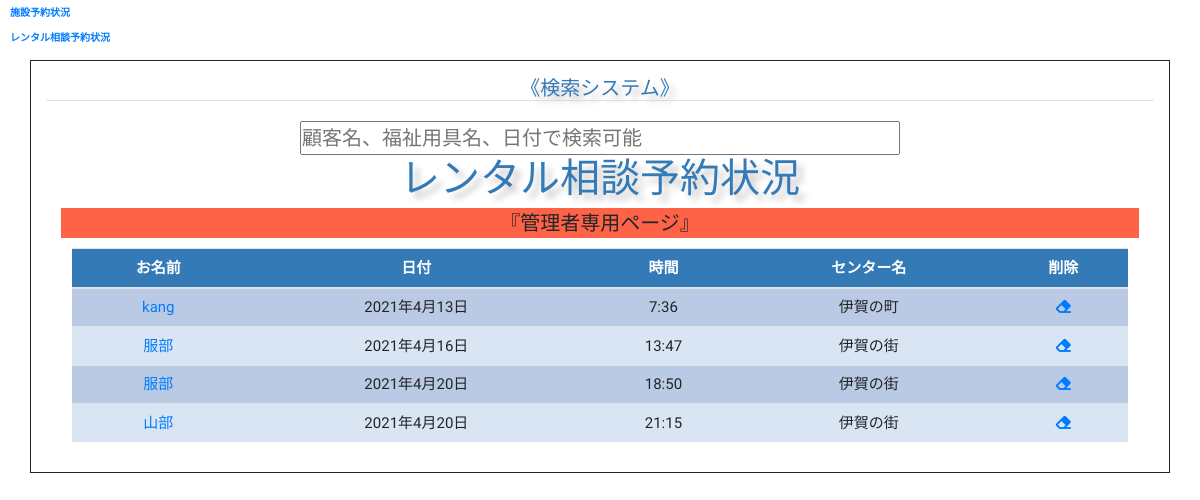
The app's page /search/ with its own data.
### hq/models.py (models this page shows, shortened)
class Book(models.Model):
    user=models.ForeignKey(User,on_delete=models.CASCADE)
    date = models.DateField(max_length=50)
    time = models.TimeField(max_length=50)
    facility = models.CharField(max_length=50)
    location = models.CharField(max_length=50)
    class Meta:
        ordering = ['date','time']

### hq/views.py (the view)
# urls.py: path('search/', SearchResultsView.as_view(), name='search_results'),
class SearchResultsView(ListView):
    model = Book
    template_name = 'hq/bookDetail.html'
    def get_queryset(self):
        query = self.request.GET.get('q')
        if query:
            object_list = Book.objects.filter(
                Q(user__username__icontains=query) | Q(facility__icontains=query)| Q(date__icontains=query)
            )
        else:
            object_list = Book.objects.all()
        return object_list

### hq/templates/hq/bookDetail.html (shortened to what this page needs)
{% extends 'hq/base.html' %}
{% load crispy_forms_tags %}
{% block content %}
<nav>
    <ul>
		<li class="nav-item"><a href="{% url 'qsearch'%}" class="nav-link font-weight-bold">施設予約状況</a></li>
		<li class="nav-item"><a href="{% url 'search_results'%}" class="nav-link font-weight-bold">レンタル相談予約状況</a></li>
    </ul>
</nav>
<div class="container justify-content-center text-center border-10">
<br>
<h3 class="header-0 border-bottom">《検索システム》</h3>
<br>
<div class="row">
<div class="col-md">
<form action="{% url 'search_results' %}" method="get">
  <input style="width:600px; font-size: 20px" name="q" type="text" placeholder="顧客名、福祉用具名、日付で検索可能">
</form>
</div>
</div>
<div class="container">
  <h2 class="header">レンタル相談予約状況</h2>
  <p style="background-color:tomato; font-size:20px">『管理者専用ページ』</p>
  <table class="table table-hover">
    <thead>
      <tr>
        <th>お名前</th>
        <th>日付</th>
        <th>時間</th>
        <th>センター名</th>
        <th>削除</th>
      </tr>
    </thead>
    <tbody>
    {% for book in object_list %}
      <tr>
        <td><a class="text-primary post-link" href="{% url 'profile' book.user.pk %}">{{ book.user }}</a></td>
        <td>{{ book.date }}</td>
        <td>{{ book.time }}</td>
        <td>{{ book.facility }}</td>
        <td><a href=""><i class="fas fa-eraser"></i></a></td>
      </tr>
    {% endfor %}
    </tbody>
  </table>
</div>
<br><br>
{% endblock content %}

### static/style.css (style rules this page uses)
* { margin: 0; padding: 0; -webkit-box-sizing: border-box; box-sizing: border-box; -webkit-transition: all .2s linear; transition: all .2s linear; }
html { font-size: 62.5%; scroll-behavior: smooth; }
body { overflow-x: hidden; font-family: 'Kosugi Maru', sans-serif; }

### hq/templates/hq/bookDetail.html (style rules this page uses)
.border-10 { border-style:solid; border-width: 1px; }
.border-bottom { border-width: 2px; }
.table { font-size:15px; text-align:center; width:98%; margin:auto; text-align:center; }
.table tr:nth-child(odd) { background-color: #BBCAE4 }
.table tr:nth-child(even) { background-color: #dae5f4 }
th { background-color: #337ab7; color:white; }
.header { color: #337ab7; font-size: 40px; text-align:center; width: 100%; text-shadow: 6px 6px 6px #c9c6c6; display: block; font-weight: boldder; }
.header-0 { color: #337ab7; font-size: 20px; text-align:center; width: 100%; text-shadow: 6px 6px 6px #c9c6c6; display: block; }

### records on screen
Book: user "kang", date "2021年4月13日", time "7:36", facility "伊賀の町"
Book: user "服部", date "2021年4月16日", time "13:47", facility "伊賀の街"
Book: user "服部", date "2021年4月20日", time "18:50", facility "伊賀の街"
Book: user "山部", date "2021年4月20日", time "21:15", facility "伊賀の街"
